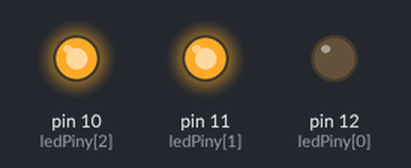
The sketch below on a simulated Arduino Uno, built with avr-gcc and run on an emulated ATmega328P. On the bench: output pins drawn as LEDs (lit = HIGH). Random numbers use the default seed unless the sketch sets one.

Above: at 0.6 s.
At 13.1 s:
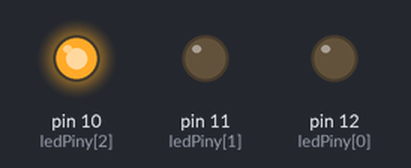
At 38.1 s:
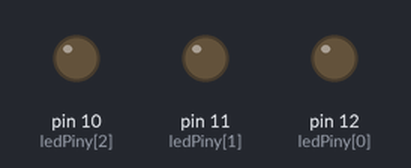
Timing chart, 0 to 40.0 s (numbered marks = the images above):
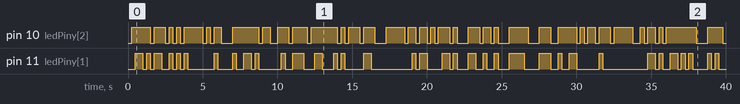

The sketch:

cv10.ino
```cpp
int ledPiny[] = {12, 11, 10};
int pocetPinu = 3;
int p = 0;

void setup() {
  // put your setup code here, to run once:
  for (int i = 0; i < pocetPinu; i++)
    pinMode(ledPiny[i], OUTPUT);

  Serial.begin(9600);
}

void loop() {

  int randPin = random(0, 3);
  switch(randPin){
    case 0:
      for (int i = 0; i < pocetPinu; i++)
        digitalWrite(ledPiny[i], LOW);
      break;
    case 1:
      for (int i = 0; i < pocetPinu-1; i++)
        digitalWrite(ledPiny[i], LOW);
      break;
    case 2:
      for (int i = 0; i < pocetPinu-2; i++)
        digitalWrite(ledPiny[i], LOW);
      break;
  }

  delay(250);
  for (int i = 0; i < pocetPinu; i++){
    digitalWrite(ledPiny[i], HIGH);
  }
}

/*
 Další řešení - pulzující na analogu
 ====
 int i = 0;
  int a = 0;
  while(i<512){
    i++;
    for(a=0;a<pocetPinu;a++){
      analogWrite(ledPiny[a],  abs(((i-a*(255/pocetPinu))%255)-256) );
    }
    delay(10);
  }

  Další řešení půjezdu rozsvicení diod
  ====
  for (int i = -diodesCount; i < (diodesCount - 1); i++) {
    int j = abs(i);
    digitalWrite(diodes[j], HIGH);
    delay(100);
    digitalWrite(diodes[j], LOW);
  }
*/
```

Measured:
- by itself, pin 10 (ledPiny[2]): LOW → HIGH at 0.25 s, → LOW 1.3 s later, → HIGH 0.25 s later, → LOW 0.75 s later, … (72 changes in this stretch)
- by itself, pin 11 (ledPiny[1]): LOW → HIGH at 0.50 s, → LOW 0.50 s later, → HIGH 0.25 s later, → LOW 0.25 s later, … (70 changes in this stretch)
